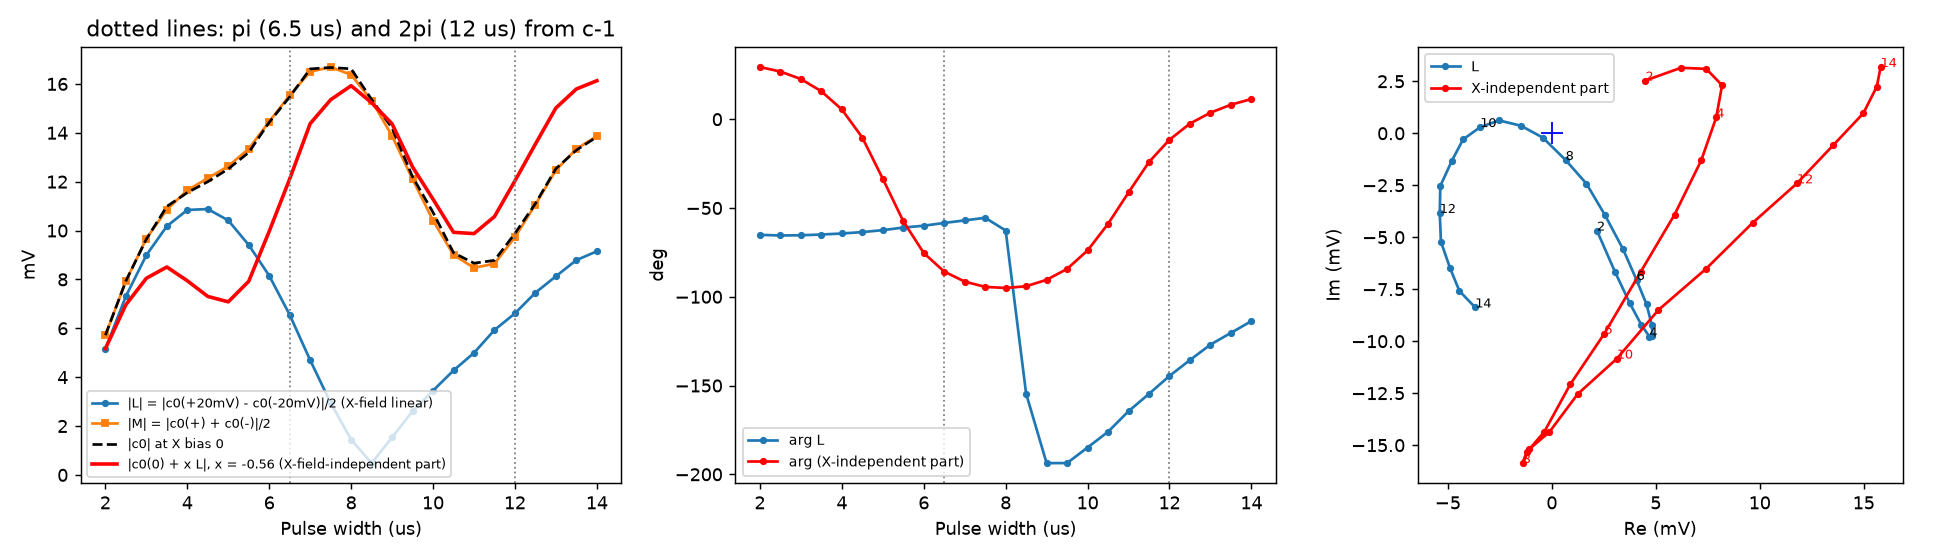

Recreate this plot in Python.
"""用法：python bias_response.py <03_phase_grid 目录> [输出目录]。c0 对 X 偏置的分解：L = [c0(+) − c0(−)]/2（线性响应），M = [c0(+) + c0(−)]/2 与 c0(0) 对照。"""
import sys
from pathlib import Path

import numpy as np
import matplotlib
matplotlib.use("Agg")
import matplotlib.pyplot as plt

grid_dir = Path(sys.argv[1])                       # 03_phase_grid
fig_dir = Path(sys.argv[2]) if len(sys.argv) > 2 else grid_dir
g0, gm, gp = (np.load(grid_dir / f"grid_{t}.npz") for t in ("bias0", "biasm20", "biasp20"))
w = g0["w"]
L = (gp["c0"] - gm["c0"]) / 2          # 每 20 mV X 偏置的线性响应
M = (gp["c0"] + gm["c0"]) / 2
Q = M - g0["c0"]                        # 二次项（应很小）
lines = [" w     |L|   argL   |M|   argM  |c0(0)|  |M-c0(0)|  ->  zero-X-field residual |c0(0)-x*L| at best x"]
# 找使 Σ|c0(0) + x·L|² 最小的实数 x（等效于外推到横场为零的偏置）
x_best = -np.real(np.vdot(L, g0["c0"])) / np.real(np.vdot(L, L))
R = g0["c0"] + x_best * L
for k in range(len(w)):
    lines.append(f"{w[k]:5.2f} {abs(L[k]):6.2f} {np.degrees(np.angle(L[k])):6.1f} {abs(M[k]):6.2f} "
                 f"{np.degrees(np.angle(M[k])):6.1f} {abs(g0['c0'][k]):7.2f} {abs(Q[k]):8.2f}    {abs(R[k]):6.2f}")
lines.append(f"# best X bias to null the bias-linear part: x = {x_best:.3f} x 20 mV = {x_best * 20:.1f} mV")
lines.append(f"# c-1 consistency across biases: max |c-1(+) - c-1(-)| = {np.max(abs(gp['cm'] - gm['cm'])):.2f} mV,"
             f" max |c+1(+) - c+1(-)| = {np.max(abs(gp['cp'] - gm['cp'])):.2f} mV")
text = "\n".join(lines)
print(text)
(fig_dir / "bias_response.txt").write_text(text, encoding="utf-8")

fig, ax = plt.subplots(1, 3, figsize=(15, 4.3))
ax[0].plot(w, abs(L), "o-", ms=3, label="|L| = |c0(+20mV) - c0(-20mV)|/2 (X-field linear)")
ax[0].plot(w, abs(M), "s-", ms=3, label="|M| = |c0(+) + c0(-)|/2")
ax[0].plot(w, abs(g0["c0"]), "k--", label="|c0| at X bias 0")
ax[0].plot(w, abs(R), "r-", lw=2, label=f"|c0(0) + x L|, x = {x_best:.2f} (X-field-independent part)")
for a in ax[:2]:
    a.axvline(6.5, color="gray", ls=":", lw=1); a.axvline(12.0, color="gray", ls=":", lw=1)
    a.set_xlabel("Pulse width (us)")
ax[0].set_ylabel("mV"); ax[0].legend(fontsize=7)
ax[1].plot(w, np.degrees(np.unwrap(np.angle(L))), "o-", ms=3, label="arg L")
ax[1].plot(w, np.degrees(np.unwrap(np.angle(R))), "r.-", label="arg (X-independent part)")
ax[1].set_ylabel("deg"); ax[1].legend(fontsize=8)
ax[2].plot(L.real, L.imag, "o-", ms=3, label="L")
ax[2].plot(R.real, R.imag, "r.-", label="X-independent part")
for k in range(0, len(w), 4):
    ax[2].annotate(f"{w[k]:g}", (L.real[k], L.imag[k]), fontsize=7)
    ax[2].annotate(f"{w[k]:g}", (R.real[k], R.imag[k]), fontsize=7, color="r")
ax[2].plot(0, 0, "b+", ms=12); ax[2].set_aspect("equal"); ax[2].legend(fontsize=8)
ax[2].set_xlabel("Re (mV)"); ax[2].set_ylabel("Im (mV)")
ax[0].set_title("dotted lines: pi (6.5 us) and 2pi (12 us) from c-1")
fig.tight_layout()
fig.savefig(fig_dir / "bias_response.png", dpi=130)
